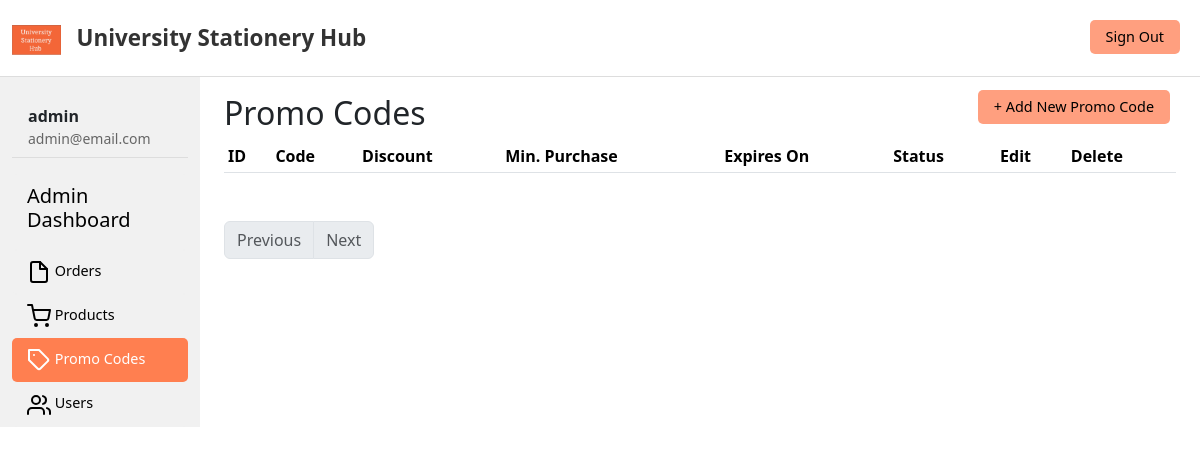
Page /admin/promo_codes.php (signed in) on the earlier database version.
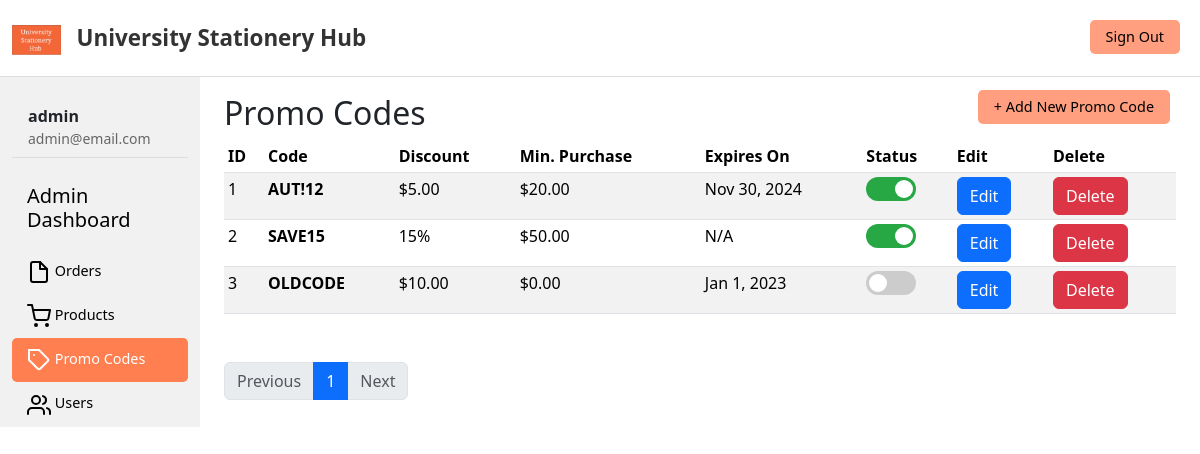
Same page on the later database version.
### tables this page shows
CREATE TABLE `promo_codes` (
  `id` int(11) NOT NULL AUTO_INCREMENT,
  `code` varchar(50) NOT NULL,
  `description` varchar(255) DEFAULT NULL,
  `discount_type` enum('fixed','percent') NOT NULL,
  `discount_value` decimal(10,2) NOT NULL,
  `min_purchase` decimal(10,2) NOT NULL DEFAULT 0.00,
  `start_date` datetime DEFAULT NULL,
  `end_date` datetime DEFAULT NULL,
  `is_active` tinyint(1) NOT NULL DEFAULT 1,
  `max_uses` int(11) NOT NULL DEFAULT 1000,
  `current_uses` int(11) NOT NULL DEFAULT 0,
  `created_at` timestamp NOT NULL DEFAULT current_timestamp(),
  `updated_at` timestamp NOT NULL DEFAULT current_timestamp() ON UPDATE current_timestamp(),
  PRIMARY KEY (`id`), 
  UNIQUE KEY `code` (`code`) 
);

### admin/promo_codes.php (the view, shortened to what this page needs)
<?php include('header.php'); ?>
<?php
if (isset($_GET['page_no']) && $_GET['page_no'] != "") {
  $page_no = $_GET['page_no'];
} else {
  $page_no = 1;
}
$stmt1 = $conn->prepare("SELECT COUNT(*) AS total_records FROM promo_codes");
$stmt1->execute();
$stmt1->bind_result($total_records);
$total_records_per_page = 10;
$offset = ($page_no - 1) * $total_records_per_page;
$total_no_of_pages = ceil($total_records / $total_records_per_page);
$stmt2 = $conn->prepare("SELECT * FROM promo_codes LIMIT ?, ?");
$stmt2->bind_param("ii", $offset, $total_records_per_page);
$stmt2->execute();
$promo_codes = $stmt2->get_result();
?>
<div class="container-fluid">
  <div class="row">
    <?php include('sidemenu.php'); ?>
<main class="col-md-9 ms-sm-auto col-lg-10 px-md-4">
  <br>
  <h2>Promo Codes</h2>
  <a href="add_promo_code.php" class="btn" id="add-new-promo-btn">
    + Add New Promo Code
  </a>
  <div class="table-responsive">
    <table class="table table-striped table-sm">
      <thead>
        <tr>
          <th scope="col">ID</th>
          <th scope="col">Code</th>
          <th scope="col">Discount</th>
          <th scope="col">Min. Purchase</th>
          <th scope="col">Expires On</th>
          <th scope="col">Status</th>
          <th scope="col">Edit</th>
          <th scope="col">Delete</th>
        </tr>
      </thead>
      <tbody>
        <?php foreach ($promo_codes as $promo_code) { ?>
          <tr>
            <td><?php echo $promo_code['id']; ?></td>
            <td><strong><?php echo $promo_code['code']; ?></strong></td>
            <td>
              <?php if ($promo_code['discount_type'] == 'fixed') {
                echo "$" . number_format($promo_code['discount_value'], 2);
              } else {
                echo (int)$promo_code['discount_value'] . "%";
              } ?>
            </td>
            <td><?php echo "$" . number_format($promo_code['min_purchase'], 2); ?></td>
            <td><?php echo $promo_code['end_date'] ? date('M j, Y', strtotime($promo_code['end_date'])) : 'N/A'; ?></td>
            <td>
              <label class="toggle-switch">
                <span class="toggle-slider"></span>
              </label>
            </td>
            <td>
              <a class="btn btn-primary" href="edit_promo_code.php?promo_code_id=<?php echo $promo_code['id']; ?>">Edit</a>
            </td>
            <td>
              <button class="btn btn-danger" data-bs-toggle="modal" data-bs-target="#deleteModal"
                data-promo-code="<?php echo htmlspecialchars($promo_code['code']); ?>"
                data-delete-url="delete_promo_code.php?promo_code_id=<?php echo $promo_code['id']; ?>">
                Delete
              </button>
            </td>
          </tr>
        <?php } ?>
      </tbody>
    </table>
    <nav aria-label="Page navigation example" class="mx-auto">
      <ul class="pagination mt-5 mx-auto">
        <li class="page-item <?php if ($page_no <= 1) echo 'disabled'; ?>">
          <a class="page-link" href="<?php if ($page_no <= 1) { echo '#'; } else { echo "?page_no=" . ($page_no - 1); } ?>">Previous</a>
        </li>
        <?php
        if ($total_no_of_pages > 0) {
          for ($i = 1; $i <= $total_no_of_pages; $i++) {
            $active = ($i == $page_no) ? 'active' : '';
            echo '<li class="page-item ' . $active . '"><a class="page-link" href="?page_no=' . $i . '">' . $i . '</a></li>';
          }
        }
        ?>
        <?php
        $next_offset = $page_no * $total_records_per_page;
        $show_next = ($next_offset < $total_records);
        ?>
        <li class="page-item <?php if (!$show_next) echo 'disabled'; ?>">
          <a class="page-link" href="<?php if (!$show_next) { echo '#'; } else { echo "?page_no=" . ($page_no + 1); } ?>">Next</a>
        </li>
      </ul>
    </nav>
  </div>
</main>
  </div>
</div>
</body>
</html>

Differences in the rows shown:
added promo_codes: id "1", code "AUT!12", discount_value "5.00", min_purchase "20.00", end_date "Nov 30, 2024"
added promo_codes: id "2", code "SAVE15", discount_value "15", min_purchase "50.00", shows "N/A"
added promo_codes: id "3", code "OLDCODE", discount_value "10.00", min_purchase "0.00", end_date "Jan 1, 2023"
Other differences:
new list line: "1"
